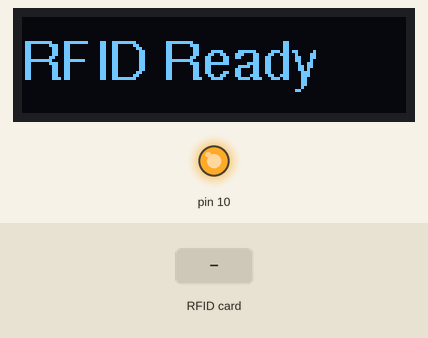
Simulated run of this sketch. Board: Arduino Uno, built with avr-gcc and run on an emulated ATmega328P. Shown: 128×32 one-colour display, output pins drawn as LEDs (lit = HIGH). The test bench sets the inputs (shaded band). What the sketch prints to the serial monitor is not drawn.

Above: at 1.2 s.
1.3 s: RFID card 5E 7A 19 C4 held to the reader
At 2.0 s:
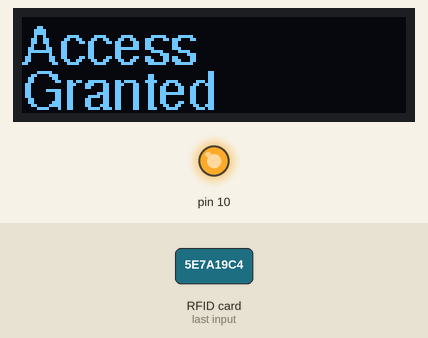
Timing chart, 0 to 4.3 s (numbered marks = the images above; inputs shaded):
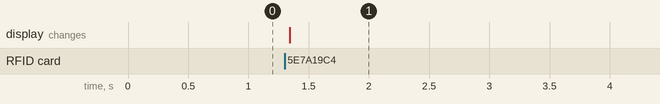

Measured:
- after the input at 1.3 s, the display: changes at once (image 1)

The sketch:

AccessGranted.ino
```cpp
#include <Wire.h>
#include <SPI.h>
#include <Adafruit_GFX.h>
#include <Adafruit_SSD1306.h>
#include <MFRC522.h>
#include <Fonts/FreeSans9pt7b.h>

// OLED display settings for a 128x32 mini OLED
#define SCREEN_WIDTH 128
#define SCREEN_HEIGHT 32
#define OLED_RESET    -1   // Not used on many mini OLEDs
#define SCREEN_ADDRESS 0x3C // I2C address for the OLED

Adafruit_SSD1306 display(SCREEN_WIDTH, SCREEN_HEIGHT, &Wire, OLED_RESET);

// RFID RC522 settings
#define RST_PIN 2  // RFID module Reset pin connected to GPIO2
#define SS_PIN  5  // RFID module SDA (CS) connected to GPIO5
MFRC522 mfrc522(SS_PIN, RST_PIN); // Create MFRC522 instance

void setup() {
  Serial.begin(115200);
  while (!Serial);  // Optional: wait for serial monitor

  // Initialize OLED display
  if (!display.begin(SSD1306_SWITCHCAPVCC, SCREEN_ADDRESS)) {
    Serial.println(F("SSD1306 allocation failed"));
    for (;;);
  }
  display.clearDisplay();
  display.setTextColor(SSD1306_WHITE);
  display.setFont(&FreeSans9pt7b);
  display.setCursor(0, 20);
  display.print("RFID Ready");
  display.display();

  // Initialize SPI for RFID module and then the RFID reader
  SPI.begin();
  mfrc522.PCD_Init();
  Serial.println("RFID reader initialized");
}

void loop() {
  // Look for a new RFID card
  if (!mfrc522.PICC_IsNewCardPresent()) {
    return;
  }

  // Select one of the cards
  if (!mfrc522.PICC_ReadCardSerial()) {
    return;
  }

  // When a card is detected, display "Access Granted"
  displayAccessGranted();

  // Optionally, print UID to Serial Monitor
  Serial.print("Card UID:");
  for (byte i = 0; i < mfrc522.uid.size; i++) {
    Serial.print(" ");
    Serial.print(mfrc522.uid.uidByte[i], HEX);
  }
  Serial.println();

  // Halt the current card and stop encryption
  mfrc522.PICC_HaltA();
  mfrc522.PCD_StopCrypto1();

  delay(3000); // Keep the message for 3 seconds

  // Return to idle message
  display.clearDisplay();
  display.setFont(&FreeSans9pt7b);
  display.setCursor(0, 20);
  display.print("RFID Ready");
  display.display();
}

void displayAccessGranted() {
  display.clearDisplay();
  display.setFont(&FreeSans9pt7b); // Use a clearer font
  display.setCursor(0, 15);
  display.print("Access");
  display.setCursor(0, 30);
  display.print("Granted");
  display.display();
}
```
